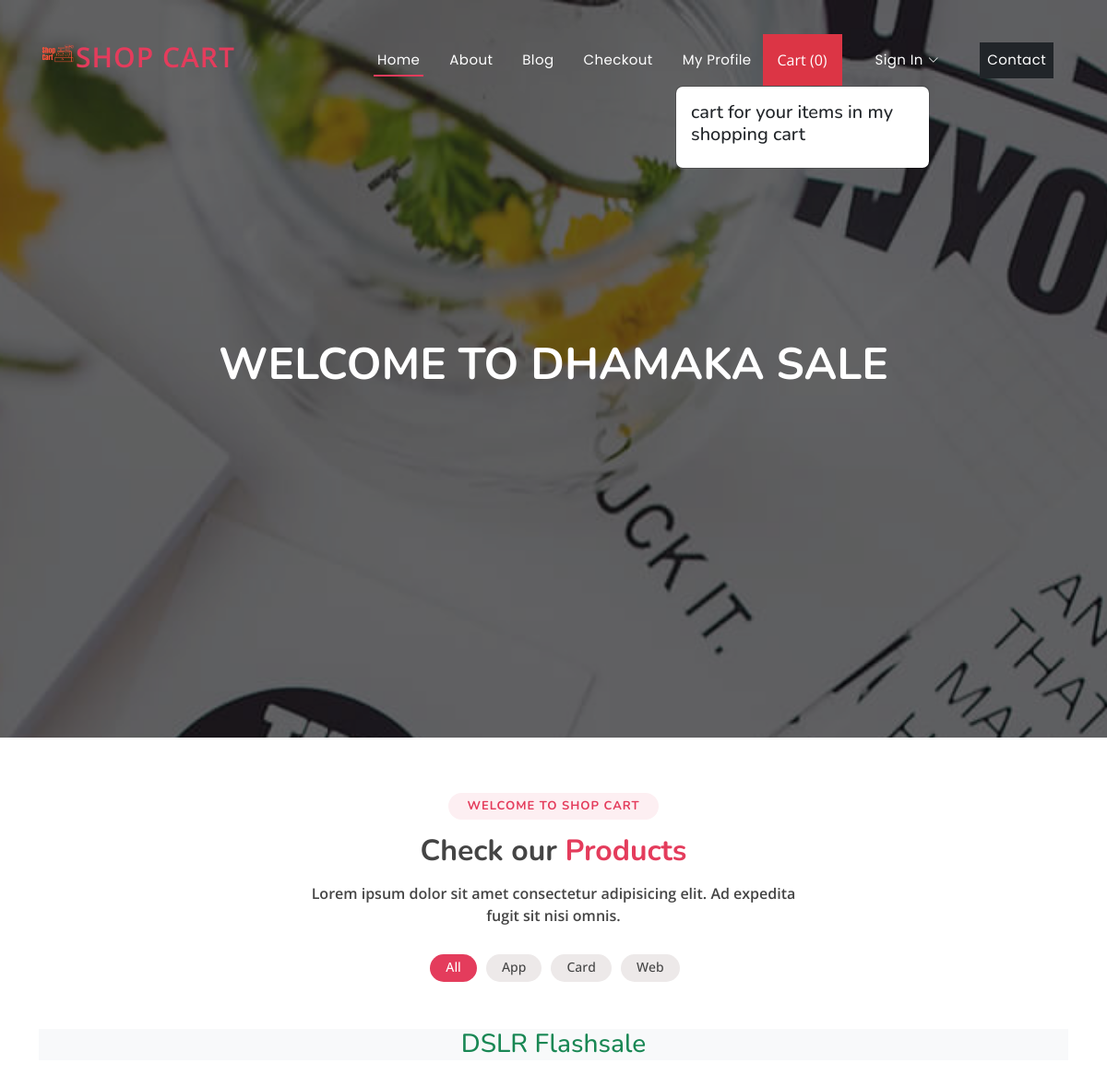
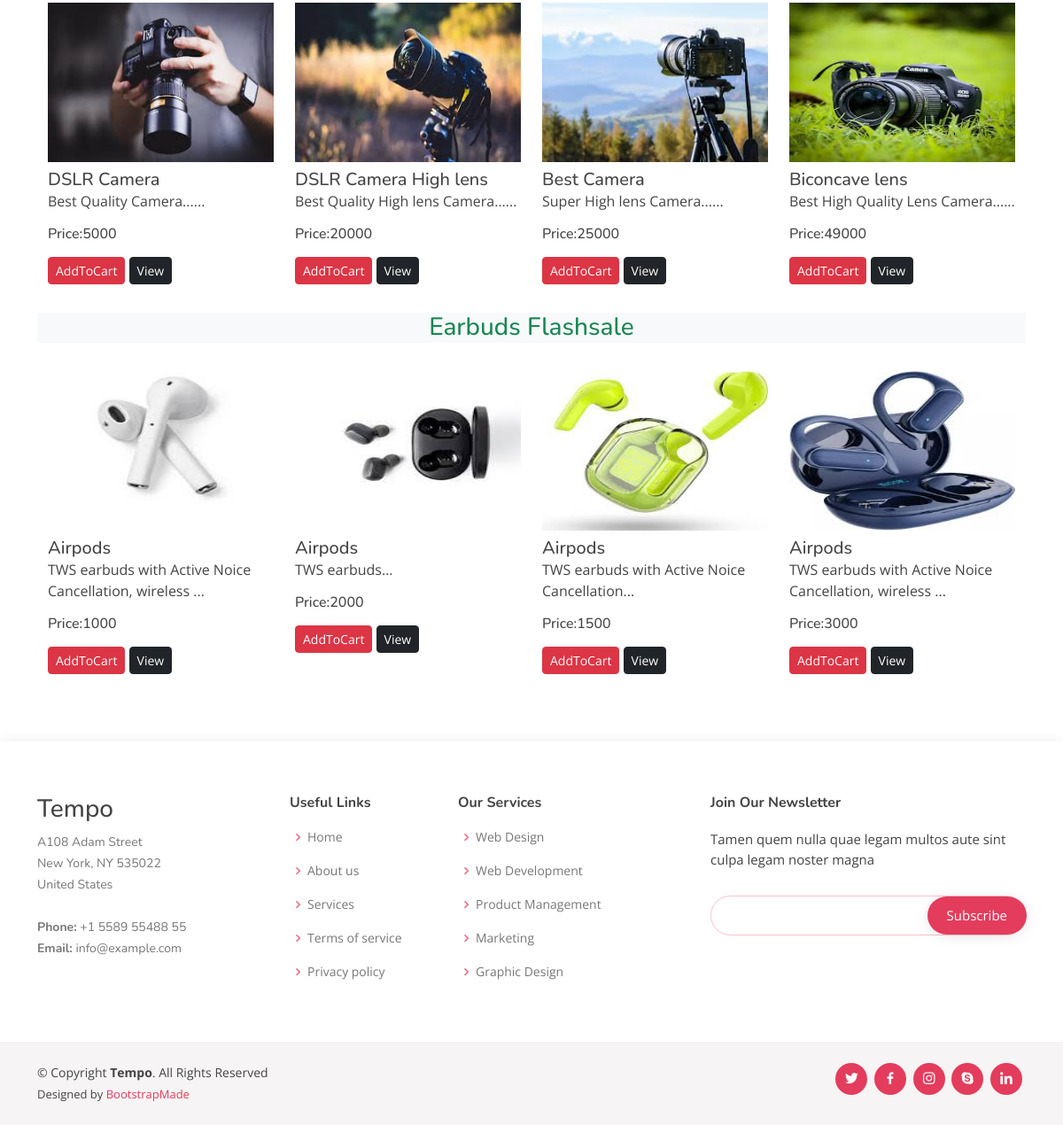
The page / on the database its author committed (2 pictures, top to bottom).
### ecommerceapp/models.py (models this page shows, shortened)
class Product(models.Model):
    product_id = models.AutoField
    product_name = models.CharField(max_length=50)
    category = models.CharField(max_length=100, default="")
    subcategory = models.CharField(max_length=50, default="")
    price = models.IntegerField(default=0)
    desc = models.CharField(max_length=300)
    image = models.ImageField(upload_to='images/imgges')

### ecommerceapp/views.py (the view)
# urls.py: path('',views.index,name="index"),
def index(request):
    allProds = []
    catprods = Product.objects.values('category','id')
    cats = {item['category'] for item in catprods}
    for cat in cats:
        prod= Product.objects.filter(category=cat)
        n=len(prod)
        nSlides = n // 4 + ceil((n / 4) - (n // 4))
        allProds.append([prod, range(1, nSlides), nSlides])
    params={'allProds':allProds}
    return render(request, "index.html",params)

### templates/index.html (shortened to what this page needs)
{% extends "base.html" %}
{% block content %}
<h1>Welcome to Dhamaka Sale</h1>
{% endblock content %}
{% block body %}
{% load static %}
    <section id="portfolio" class="portfolio">
        <div class="container">
          <div class="section-title">
            <h2>Welcome to Shop Cart</h2>
            <h3>Check our <span>Products</span></h3>
            <p>Lorem ipsum dolor sit amet consectetur adipisicing elit. Ad expedita fugit sit nisi omnis.</p>
          </div>
          <div class="row">
            <div class="col-lg-12 d-flex justify-content-center">
              <ul id="portfolio-flters">
                <li data-filter="*" class="filter-active">All</li>
                <li data-filter=".filter-app">App</li>
                <li data-filter=".filter-card">Card</li>
                <li data-filter=".filter-web">Web</li>
              </ul>
            </div>
          </div>
          {% for product, range, nSlides in allProds %}
          <h3 class="my-3 text-center text-success bg-light"> {{product.0.category}} Flashsale</h3>
          <div class="container pb-3">
            <div class="row">
              {% for i in product %}
              <div class="col-md-3 mt-3">
                <img src='/media/{{i.image}}' class="card-img-top" alt="not found" height="180px" width="200px">
                <div class="card-body">
                  <h5 class="card-title mt-2" id="namepr{{i.id}}">{{i.product_name}}</h5>
                  <p class="card-text">{{i.desc | slice:"0:53"}}...</p>
                  <h6 class="card-title mb-3"> Price:<span id="pricepr{{i.id}}">{{i.price}}</span> </h6>
                  <span id="divpr{{i.id}}" class="divpr">
                    <button id="pr{{i.id}}" class="btn btn-danger Cart btn-sm mt-0">AddToCart</button>
                  </span>
                  <a href="/media/{{i.image}}"><button class="btn btn-dark btn-sm cart">View</button></a>
                </div>
              </div>
              {% endfor %}
            </div>
          </div>
          {% endfor %}
        </div>
      </section>
{% endblock body %}

### templates/base.html (shortened to what this page needs)
{% load static %}
<!DOCTYPE html>
<html lang="en">
<head>
  <link href="{% static '/assets/vendor/bootstrap/css/bootstrap.min.css' %}" rel="stylesheet">
  <link href="{% static '/assets/vendor/bootstrap-icons/bootstrap-icons.css' %}" rel="stylesheet">
  <link href="{% static '/assets/vendor/boxicons/css/boxicons.min.css' %}" rel="stylesheet">
  <link href="{% static '/assets/vendor/glightbox/css/glightbox.min.css' %}" rel="stylesheet">
  <link href="{% static '/assets/vendor/remixicon/remixicon.css' %}" rel="stylesheet">
  <link href="{% static '/assets/vendor/swiper/swiper-bundle.min.css' %}" rel="stylesheet">
  <link href="{% static '/assets/css/style.css' %}" rel="stylesheet">
</head>
<body>
  <header id="header" class="fixed-top ">
    <div class="container d-flex align-items-center justify-content-between">
      <a href="/" class="logo"><img src="{% static 'images/logo.png' %}" alt="" class="img-fluid">Shop Cart</a>
      <nav id="navbar" class="navbar">
        <ul>
          <li><a class="nav-link scrollto active" href="/">Home</a></li>
          <li><a class="nav-link scrollto" href="/about">About</a></li>
          <li><a class="nav-link scrollto" href="/blog">Blog</a></li>
          <li><a class="nav-link scrollto" href="/checkout">Checkout</a></li>
          <li><a class="nav-link scrollto" href="/blog">My Profile</a></li>
          <button type="button" class="nav-link scrollto bg-danger p-3 m-2 text-white" id="popcart" data-container="body" data-toggle="popover" data-placement="bottom" data-html="true">  Cart (<span id="cart">0</span>)</button>
          {% if request.user.is_authenticated %}
          <li><a a class="nav-link scrollto" href="/auth/logout/">Logout</a></li>
          {% comment %} {{user.username}} {% endcomment %}
          {% else %}
          <li class="dropdown"><a href="#"><span>Sign In</span> <i class="bi bi-chevron-down"></i></a>
          </li>
          {% endif %}
          <li><a class="nav-link scrollto bg-dark p-2 m-3" href="/contact">Contact</a></li>
        </ul>
      </nav>
    </div>
  </header>
  <section id="hero">
    <div class="hero-container">
      {% block content %}
      {% endblock content %}
    </div>
  </section>
  <main id="main">
    {% block body %}
    {% endblock body %}
  </main>
  <footer id="footer">
    <div class="footer-top">
      <div class="container">
        <div class="row">
          <div class="col-lg-3 col-md-6 footer-contact">
            <h3>Tempo</h3>
            <p>
              A108 Adam Street <br>
              New York, NY 535022<br>
              United States <br><br>
              <strong>Phone:</strong> +1 5589 55488 55<br>
              <strong>Email:</strong> info@example.com<br>
            </p>
          </div>
          <div class="col-lg-2 col-md-6 footer-links">
            <h4>Useful Links</h4>
            <ul>
              <li><i class="bx bx-chevron-right"></i> <a href="#">Home</a></li>
              <li><i class="bx bx-chevron-right"></i> <a href="#">About us</a></li>
              <li><i class="bx bx-chevron-right"></i> <a href="#">Services</a></li>
              <li><i class="bx bx-chevron-right"></i> <a href="#">Terms of service</a></li>
              <li><i class="bx bx-chevron-right"></i> <a href="#">Privacy policy</a></li>
            </ul>
          </div>
          <div class="col-lg-3 col-md-6 footer-links">
            <h4>Our Services</h4>
            <ul>
              <li><i class="bx bx-chevron-right"></i> <a href="#">Web Design</a></li>
              <li><i class="bx bx-chevron-right"></i> <a href="#">Web Development</a></li>
              <li><i class="bx bx-chevron-right"></i> <a href="#">Product Management</a></li>
              <li><i class="bx bx-chevron-right"></i> <a href="#">Marketing</a></li>
              <li><i class="bx bx-chevron-right"></i> <a href="#">Graphic Design</a></li>
            </ul>
          </div>
          <div class="col-lg-4 col-md-6 footer-newsletter">
            <h4>Join Our Newsletter</h4>
            <p>Tamen quem nulla quae legam multos aute sint culpa legam noster magna</p>
            <form action="" method="post">
              <input type="email" name="email"><input type="submit" value="Subscribe">
            </form>
          </div>
        </div>
      </div>
    </div>
    <div class="container d-md-flex py-4">
      <div class="me-md-auto text-center text-md-start">
        <div class="copyright">
          &copy; Copyright <strong><span>Tempo</span></strong>. All Rights Reserved
        </div>
        <div class="credits">
          Designed by <a href="https://bootstrapmade.com/">BootstrapMade</a>
        </div>
      </div>
      <div class="social-links text-center text-md-right pt-3 pt-md-0">
        <a href="#" class="twitter"><i class="bx bxl-twitter"></i></a>
        <a href="#" class="facebook"><i class="bx bxl-facebook"></i></a>
        <a href="#" class="instagram"><i class="bx bxl-instagram"></i></a>
        <a href="#" class="google-plus"><i class="bx bxl-skype"></i></a>
        <a href="#" class="linkedin"><i class="bx bxl-linkedin"></i></a>
      </div>
    </div>
  </footer>
</body>
</html>

### rows shown on the page
Product: category "DSLR", image (picture), product_name "DSLR Camera", desc "Best Quality Camera...", price "5000"
Product: image (picture), product_name "DSLR Camera High lens", desc "Best Quality High lens Camera...", price "20000"
Product: image (picture), product_name "Best Camera", desc "Super High lens Camera...", price "25000"
Product: image (picture), product_name "Biconcave lens", desc "Best High Quality Lens Camera...", price "49000"
Product: category "Earbuds", image (picture), product_name "Airpods", desc "TWS earbuds with Active Noice Cancellation, wireless", price "1000"
Product: image (picture), product_name "Airpods", desc "TWS earbuds", price "2000"
Product: image (picture), product_name "Airpods", desc "TWS earbuds with Active Noice Cancellation", price "1500"
Product: image (picture), product_name "Airpods", desc "TWS earbuds with Active Noice Cancellation, wireless", price "3000"
